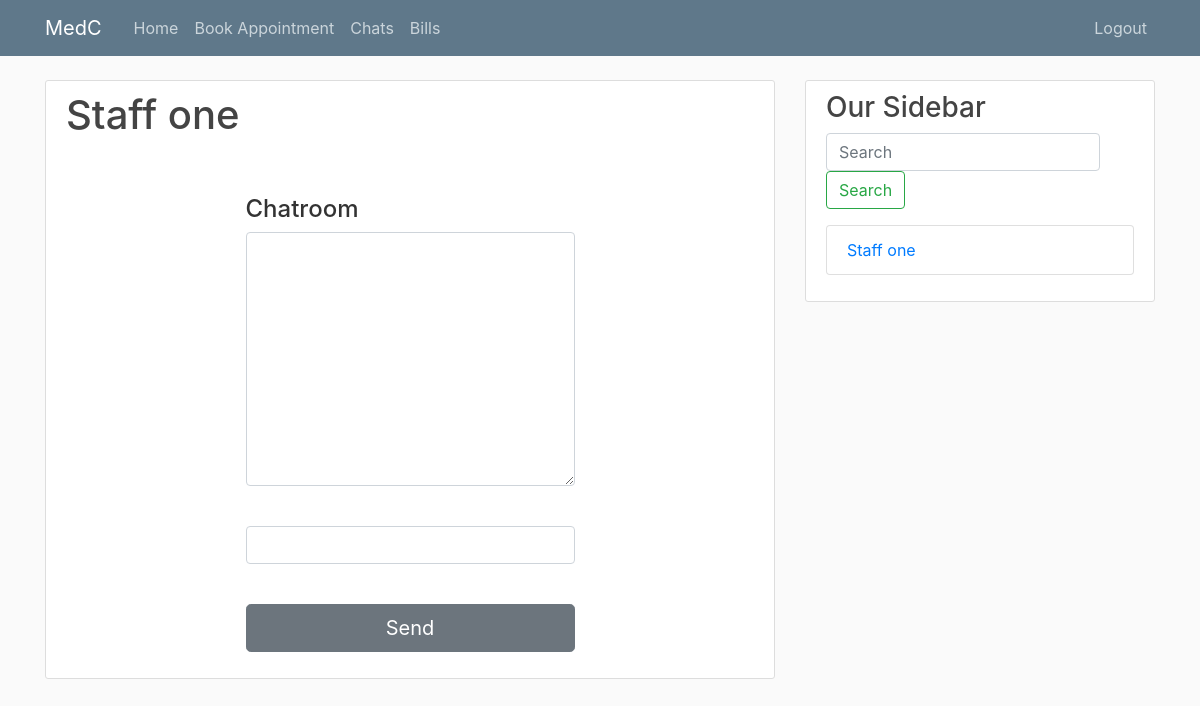
The page /patient/chat/harianshtest_staff/ (signed in) on the database as committed earlier.
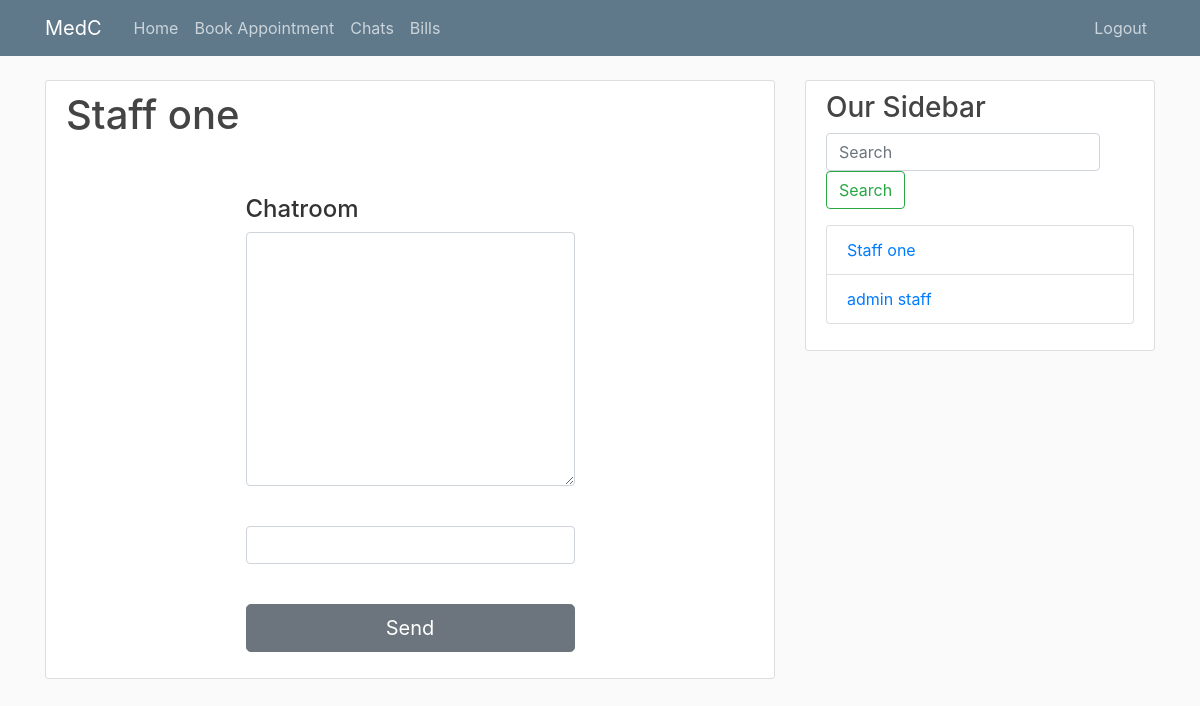
The same page on the database as committed later.
### users/models.py (models this page shows)
class User(AbstractUser):
    email = models.EmailField(null=True, unique=True)
    phone = PhoneNumberField(null=True, blank=False, unique=True)
    gender = models.CharField(null=True, max_length=1, choices=(('M','Male'),('F','Female')))
    is_patient = models.BooleanField(default=False)
    is_staff = models.BooleanField(default=False)

### patient_dashboard/views.py (the view)
# urls.py: path('chat/<str:room_name>/', views.chats,name='patient-chat'),
def chats(request,room_name):
   users = get_user_model()
   user = get_object_or_404(users, username=room_name[len(request.user.username):])
   search = ''
   if 'q' in request.GET:
      q = request.GET['q']
      multiple_q = Q((Q(first_name__icontains=q) | Q(last_name__icontains=q)) & Q(is_staff=True))
      data = users.objects.filter(multiple_q)
      search = q
   else:
      data = users.objects.filter(is_staff=True)
   return render(request,'patient_dashboard/chats.html',{'view_user': user,'all_users': data,'room_name': room_name,'cur_user': request.user, 'search': search})

### patient_dashboard/templates/patient_dashboard/chats.html (shortened to what this page needs)
{% extends "patient_dashboard/base.html" %}
{%load crispy_forms_tags%}
{% block content %}
<div class="content-section">
    <h2 class="account-heading">{{view_user.first_name}} {{view_user.last_name}}</h2>
    <dl class="row">
    <div class="container">
        <div class="row d-flex justify-content-center">
            <div class="col-6">
                <form>
                    <div class="form-group">
                        <label for="exampleFormControlTextarea1" class="h4 pt-5">Chatroom</label>
                        <textarea class="form-control" id="chat-text" rows="10"></textarea><br>
                    </div>
                    <div class="form-group">
                        <input class="form-control" id="input" type="text"></br>
                    </div>
                    <input class="btn btn-secondary btn-lg btn-block" id="submit" type="button" value="Send">
                </form>
            </div>
        </div>
    </div>
</div>
{% endblock content %}
{%block sidebar%}
{%if search != ''%}
<h3>Our Sidebar<small><p class="fw-lighter">Results for "{{search}}"</p></small></h3>
{%else%}
<h3>Our Sidebar</h3>
{%endif%}
<form class="form-inline my-2 my-lg-0">
    <input class="form-control mr-sm-2" name="q" type="search" placeholder="Search" aria-label="Search">
    <button class="btn btn-outline-success my-2 my-sm-0" type="submit">Search</button>
</form>
<p class='text-muted'>
<ul class="list-group">
    {%for users in all_users%}
    <a class="list-group-item list-group-item-light-action"
        href="{%url 'patient-chat' cur_user.username|add:users.username%}">{{users.first_name}} {{users.last_name}}</a>
    {%endfor%}
</ul>
</p>
{%endblock sidebar%}

Rows that differ between the two databases and show on the page:
added User: first_name "admin", last_name "staff"
